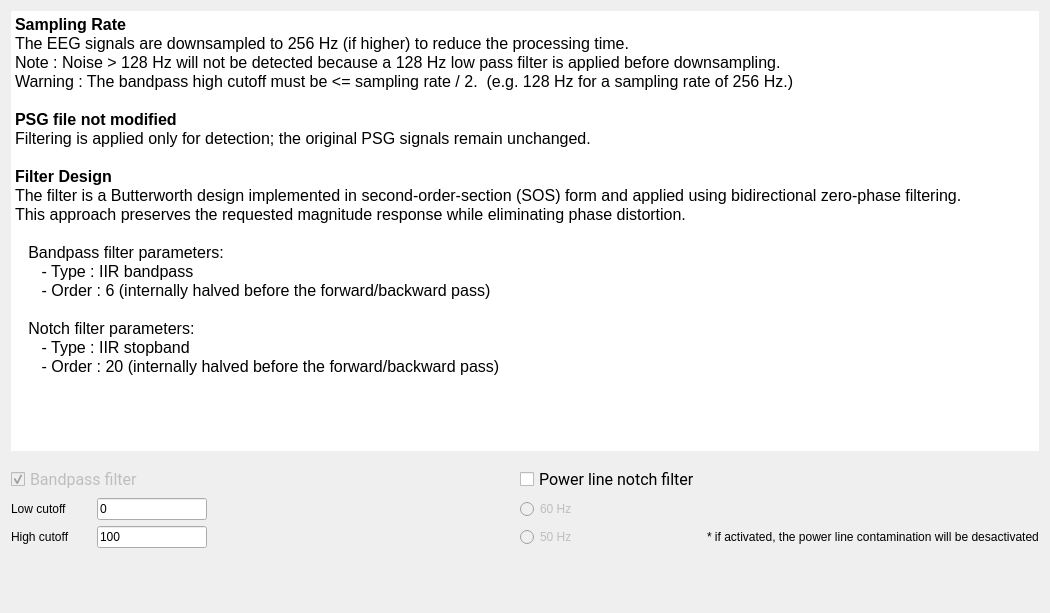
<?xml version="1.0" encoding="UTF-8"?>
<ui version="4.0">
 <class>FilterSignalsStep</class>
 <widget class="QWidget" name="FilterSignalsStep">
  <property name="geometry">
   <rect>
    <x>0</x>
    <y>0</y>
    <width>1050</width>
    <height>613</height>
   </rect>
  </property>
  <property name="windowTitle">
   <string/>
  </property>
  <property name="toolTip">
   <string/>
  </property>
  <property name="styleSheet">
   <string notr="true">font: 12pt &quot;Roboto&quot;;</string>
  </property>
  <layout class="QVBoxLayout" name="verticalLayout_2">
   <item>
    <layout class="QVBoxLayout" name="verticalLayout">
     <property name="sizeConstraint">
      <enum>QLayout::SizeConstraint::SetFixedSize</enum>
     </property>
     <item>
      <widget class="QTextBrowser" name="textBrowser">
       <property name="maximumSize">
        <size>
         <width>16777215</width>
         <height>440</height>
        </size>
       </property>
       <property name="frameShape">
        <enum>QFrame::Shape::NoFrame</enum>
       </property>
       <property name="frameShadow">
        <enum>QFrame::Shadow::Plain</enum>
       </property>
       <property name="lineWidth">
        <number>0</number>
       </property>
       <property name="html">
        <string>&lt;!DOCTYPE HTML PUBLIC &quot;-//W3C//DTD HTML 4.0//EN&quot; &quot;http://www.w3.org/TR/REC-html40/strict.dtd&quot;&gt;
&lt;html&gt;&lt;head&gt;&lt;meta name=&quot;qrichtext&quot; content=&quot;1&quot; /&gt;&lt;meta charset=&quot;utf-8&quot; /&gt;&lt;style type=&quot;text/css&quot;&gt;
p, li { white-space: pre-wrap; }
hr { height: 1px; border-width: 0; }
li.unchecked::marker { content: &quot;\2610&quot;; }
li.checked::marker { content: &quot;\2612&quot;; }
&lt;/style&gt;&lt;/head&gt;&lt;body style=&quot; font-family:'Roboto'; font-size:12pt; font-weight:400; font-style:normal;&quot;&gt;
&lt;p style=&quot; margin-top:0px; margin-bottom:0px; margin-left:0px; margin-right:0px; -qt-block-indent:0; text-indent:0px;&quot;&gt;&lt;span style=&quot; font-weight:700;&quot;&gt;Sampling Rate&lt;/span&gt;&lt;/p&gt;
&lt;p style=&quot; margin-top:0px; margin-bottom:0px; margin-left:0px; margin-right:0px; -qt-block-indent:0; text-indent:0px;&quot;&gt;The EEG signals are downsampled to 256 Hz (if higher) to reduce the processing time.&lt;/p&gt;
&lt;p style=&quot; margin-top:0px; margin-bottom:0px; margin-left:0px; margin-right:0px; -qt-block-indent:0; text-indent:0px;&quot;&gt;Note : Noise &amp;gt; 128 Hz will not be detected because a 128 Hz low pass filter is applied before downsampling.&lt;/p&gt;
&lt;p style=&quot; margin-top:0px; margin-bottom:0px; margin-left:0px; margin-right:0px; -qt-block-indent:0; text-indent:0px;&quot;&gt;Warning : The bandpass high cutoff must be &amp;lt;= sampling rate / 2.  (e.g. 128 Hz for a sampling rate of 256 Hz.)&lt;/p&gt;
&lt;p style=&quot;-qt-paragraph-type:empty; margin-top:0px; margin-bottom:0px; margin-left:0px; margin-right:0px; -qt-block-indent:0; text-indent:0px;&quot;&gt;&lt;br /&gt;&lt;/p&gt;
&lt;p style=&quot; margin-top:0px; margin-bottom:0px; margin-left:0px; margin-right:0px; -qt-block-indent:0; text-indent:0px;&quot;&gt;&lt;span style=&quot; font-weight:700;&quot;&gt;PSG file not modified&lt;/span&gt;&lt;/p&gt;
&lt;p style=&quot; margin-top:0px; margin-bottom:0px; margin-left:0px; margin-right:0px; -qt-block-indent:0; text-indent:0px;&quot;&gt;Filtering is applied only for detection; the original PSG signals remain unchanged.&lt;/p&gt;
&lt;p style=&quot;-qt-paragraph-type:empty; margin-top:0px; margin-bottom:0px; margin-left:0px; margin-right:0px; -qt-block-indent:0; text-indent:0px;&quot;&gt;&lt;br /&gt;&lt;/p&gt;
&lt;p style=&quot; margin-top:0px; margin-bottom:0px; margin-left:0px; margin-right:0px; -qt-block-indent:0; text-indent:0px;&quot;&gt;&lt;span style=&quot; font-weight:700;&quot;&gt;Filter Design&lt;/span&gt;&lt;/p&gt;
&lt;p style=&quot; margin-top:0px; margin-bottom:0px; margin-left:0px; margin-right:0px; -qt-block-indent:0; text-indent:0px;&quot;&gt;The filter is a Butterworth design implemented in second-order-section (SOS) form and applied using bidirectional zero-phase filtering. &lt;/p&gt;
&lt;p style=&quot; margin-top:0px; margin-bottom:0px; margin-left:0px; margin-right:0px; -qt-block-indent:0; text-indent:0px;&quot;&gt;This approach preserves the requested magnitude response while eliminating phase distortion.&lt;/p&gt;
&lt;p style=&quot;-qt-paragraph-type:empty; margin-top:0px; margin-bottom:0px; margin-left:0px; margin-right:0px; -qt-block-indent:0; text-indent:0px;&quot;&gt;&lt;br /&gt;&lt;/p&gt;
&lt;p style=&quot; margin-top:0px; margin-bottom:0px; margin-left:0px; margin-right:0px; -qt-block-indent:0; text-indent:0px;&quot;&gt;   Bandpass filter parameters:&lt;/p&gt;
&lt;p style=&quot; margin-top:0px; margin-bottom:0px; margin-left:0px; margin-right:0px; -qt-block-indent:0; text-indent:0px;&quot;&gt;      - Type : IIR bandpass&lt;/p&gt;
&lt;p style=&quot; margin-top:0px; margin-bottom:0px; margin-left:0px; margin-right:0px; -qt-block-indent:0; text-indent:0px;&quot;&gt;      - Order : 6 (internally halved before the forward/backward pass)&lt;/p&gt;
&lt;p style=&quot;-qt-paragraph-type:empty; margin-top:0px; margin-bottom:0px; margin-left:0px; margin-right:0px; -qt-block-indent:0; text-indent:0px;&quot;&gt;&lt;br /&gt;&lt;/p&gt;
&lt;p style=&quot; margin-top:0px; margin-bottom:0px; margin-left:0px; margin-right:0px; -qt-block-indent:0; text-indent:0px;&quot;&gt;   Notch filter parameters:&lt;/p&gt;
&lt;p style=&quot; margin-top:0px; margin-bottom:0px; margin-left:0px; margin-right:0px; -qt-block-indent:0; text-indent:0px;&quot;&gt;      - Type : IIR stopband&lt;/p&gt;
&lt;p style=&quot; margin-top:0px; margin-bottom:0px; margin-left:0px; margin-right:0px; -qt-block-indent:0; text-indent:0px;&quot;&gt;      - Order : 20 (internally halved before the forward/backward pass)&lt;/p&gt;
&lt;p style=&quot;-qt-paragraph-type:empty; margin-top:0px; margin-bottom:0px; margin-left:0px; margin-right:0px; -qt-block-indent:0; text-indent:0px;&quot;&gt;&lt;br /&gt;&lt;/p&gt;&lt;/body&gt;&lt;/html&gt;</string>
       </property>
      </widget>
     </item>
     <item>
      <spacer name="verticalSpacer_2">
       <property name="orientation">
        <enum>Qt::Orientation::Vertical</enum>
       </property>
       <property name="sizeType">
        <enum>QSizePolicy::Policy::Fixed</enum>
       </property>
       <property name="sizeHint" stdset="0">
        <size>
         <width>20</width>
         <height>10</height>
        </size>
       </property>
      </spacer>
     </item>
     <item>
      <layout class="QGridLayout" name="gridLayout">
       <property name="sizeConstraint">
        <enum>QLayout::SizeConstraint::SetFixedSize</enum>
       </property>
       <item row="0" column="3">
        <widget class="QCheckBox" name="notch_checkBox">
         <property name="font">
          <font>
           <family>Roboto</family>
           <pointsize>12</pointsize>
           <italic>false</italic>
           <bold>false</bold>
          </font>
         </property>
         <property name="text">
          <string>Power line notch filter</string>
         </property>
        </widget>
       </item>
       <item row="2" column="3">
        <widget class="QRadioButton" name="radioButton_50Hz">
         <property name="enabled">
          <bool>false</bool>
         </property>
         <property name="text">
          <string>50 Hz</string>
         </property>
        </widget>
       </item>
       <item row="1" column="0">
        <widget class="QLabel" name="label">
         <property name="minimumSize">
          <size>
           <width>80</width>
           <height>0</height>
          </size>
         </property>
         <property name="text">
          <string>Low cutoff</string>
         </property>
        </widget>
       </item>
       <item row="1" column="1">
        <widget class="QLineEdit" name="low_cutoff_lineEdit">
         <property name="maximumSize">
          <size>
           <width>110</width>
           <height>16777215</height>
          </size>
         </property>
         <property name="toolTip">
          <string>Edit the low cutoff frequency in Hz (i.e. 0.3).</string>
         </property>
         <property name="text">
          <string>0</string>
         </property>
        </widget>
       </item>
       <item row="2" column="0">
        <widget class="QLabel" name="label_6">
         <property name="minimumSize">
          <size>
           <width>80</width>
           <height>0</height>
          </size>
         </property>
         <property name="text">
          <string>High cutoff</string>
         </property>
        </widget>
       </item>
       <item row="1" column="4">
        <spacer name="horizontalSpacer_3">
         <property name="orientation">
          <enum>Qt::Orientation::Horizontal</enum>
         </property>
         <property name="sizeHint" stdset="0">
          <size>
           <width>40</width>
           <height>20</height>
          </size>
         </property>
        </spacer>
       </item>
       <item row="0" column="0" colspan="2">
        <widget class="QCheckBox" name="bp_checkBox">
         <property name="enabled">
          <bool>false</bool>
         </property>
         <property name="font">
          <font>
           <family>Roboto</family>
           <pointsize>12</pointsize>
           <italic>false</italic>
           <bold>false</bold>
          </font>
         </property>
         <property name="text">
          <string>Bandpass filter</string>
         </property>
         <property name="checked">
          <bool>true</bool>
         </property>
        </widget>
       </item>
       <item row="2" column="1">
        <widget class="QLineEdit" name="high_cutoff_lineEdit">
         <property name="maximumSize">
          <size>
           <width>110</width>
           <height>16777215</height>
          </size>
         </property>
         <property name="toolTip">
          <string>Edit the high cutoff frequency in Hz (i.e. 100).</string>
         </property>
         <property name="text">
          <string>100</string>
         </property>
        </widget>
       </item>
       <item row="1" column="2">
        <spacer name="horizontalSpacer_2">
         <property name="orientation">
          <enum>Qt::Orientation::Horizontal</enum>
         </property>
         <property name="sizeHint" stdset="0">
          <size>
           <width>40</width>
           <height>20</height>
          </size>
         </property>
        </spacer>
       </item>
       <item row="1" column="3">
        <widget class="QRadioButton" name="radioButton_60Hz">
         <property name="enabled">
          <bool>false</bool>
         </property>
         <property name="text">
          <string>60 Hz</string>
         </property>
        </widget>
       </item>
       <item row="2" column="4">
        <widget class="QLabel" name="label_2">
         <property name="text">
          <string>* if activated, the power line contamination will be desactivated</string>
         </property>
        </widget>
       </item>
      </layout>
     </item>
     <item>
      <spacer name="verticalSpacer">
       <property name="orientation">
        <enum>Qt::Orientation::Vertical</enum>
       </property>
       <property name="sizeType">
        <enum>QSizePolicy::Policy::Minimum</enum>
       </property>
       <property name="sizeHint" stdset="0">
        <size>
         <width>20</width>
         <height>52</height>
        </size>
       </property>
      </spacer>
     </item>
    </layout>
   </item>
  </layout>
 </widget>
 <resources>
  <include location="../../../../../snooz-toolbox/src/main/python/ui/themes/themes.qrc"/>
 </resources>
 <connections>
  <connection>
   <sender>bp_checkBox</sender>
   <signal>clicked()</signal>
   <receiver>FilterSignalsStep</receiver>
   <slot>update_filter_settings()</slot>
   <hints>
    <hint type="sourcelabel">
     <x>111</x>
     <y>218</y>
    </hint>
    <hint type="destinationlabel">
     <x>234</x>
     <y>171</y>
    </hint>
   </hints>
  </connection>
  <connection>
   <sender>notch_checkBox</sender>
   <signal>clicked()</signal>
   <receiver>FilterSignalsStep</receiver>
   <slot>update_filter_settings()</slot>
   <hints>
    <hint type="sourcelabel">
     <x>111</x>
     <y>244</y>
    </hint>
    <hint type="destinationlabel">
     <x>234</x>
     <y>171</y>
    </hint>
   </hints>
  </connection>
  <connection>
   <sender>radioButton_50Hz</sender>
   <signal>clicked()</signal>
   <receiver>FilterSignalsStep</receiver>
   <slot>update_filter_settings()</slot>
   <hints>
    <hint type="sourcelabel">
     <x>420</x>
     <y>360</y>
    </hint>
    <hint type="destinationlabel">
     <x>339</x>
     <y>229</y>
    </hint>
   </hints>
  </connection>
  <connection>
   <sender>radioButton_60Hz</sender>
   <signal>clicked()</signal>
   <receiver>FilterSignalsStep</receiver>
   <slot>update_filter_settings()</slot>
   <hints>
    <hint type="sourcelabel">
     <x>420</x>
     <y>334</y>
    </hint>
    <hint type="destinationlabel">
     <x>339</x>
     <y>229</y>
    </hint>
   </hints>
  </connection>
  <connection>
   <sender>high_cutoff_lineEdit</sender>
   <signal>editingFinished()</signal>
   <receiver>FilterSignalsStep</receiver>
   <slot>update_high_cutoff_slot()</slot>
   <hints>
    <hint type="sourcelabel">
     <x>151</x>
     <y>314</y>
    </hint>
    <hint type="destinationlabel">
     <x>339</x>
     <y>229</y>
    </hint>
   </hints>
  </connection>
  <connection>
   <sender>low_cutoff_lineEdit</sender>
   <signal>editingFinished()</signal>
   <receiver>FilterSignalsStep</receiver>
   <slot>update_low_cutoff_slot()</slot>
   <hints>
    <hint type="sourcelabel">
     <x>151</x>
     <y>288</y>
    </hint>
    <hint type="destinationlabel">
     <x>339</x>
     <y>229</y>
    </hint>
   </hints>
  </connection>
 </connections>
 <slots>
  <slot>update_filter_settings()</slot>
  <slot>update_low_cutoff_slot()</slot>
  <slot>update_high_cutoff_slot()</slot>
 </slots>
</ui>
